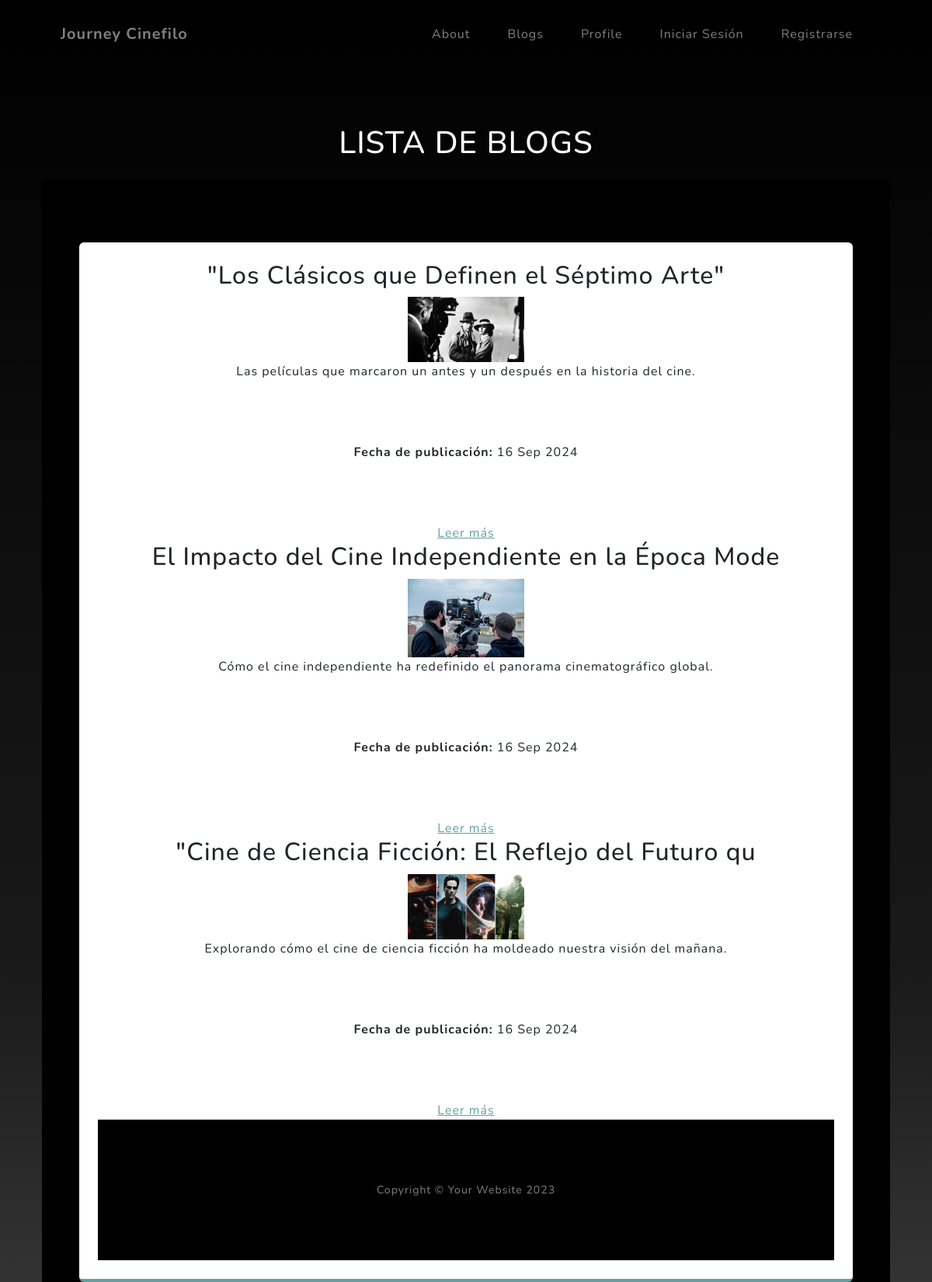
The app's page /blogs/ with its own data.
### Miaplicacion/models.py (models this page shows, shortened)
class Blog(models.Model):
    titulo = models.CharField(max_length=50)
    subtitulo = models.CharField(max_length=200, blank=True)
    cuerpo = models.TextField()
    imagen = models.ImageField(upload_to='imagenes/', blank=True, null=True)
    autor = models.ForeignKey(User, on_delete=models.CASCADE)
    fecha = models.DateTimeField(default=timezone.now)

### Miaplicacion/views.py (the view)
# urls.py: path('', BlogListView.as_view(), name='blog_list'),  # Listar blogs en /blogs/
class BlogListView(ListView):
    model = Blog
    template_name = 'Miaplicacion/blog_list.html'
    context_object_name = 'blogs'
    paginate_by = 5

### Miaplicacion/templates/miaplicacion/blog_list.html (shortened to what this page needs)
<!DOCTYPE html>
<html lang="en">
<head>
</head>
<body>
    {% extends 'miaplicacion/padre.html' %}
    {% load static %}
    {% block contenidoQueCambia %}
    <section class="about-section text-center" id="about">
      <div class="container px-4 px-lg-5">
          <div class="row gx-4 gx-lg-5 justify-content-center">
                  <h1 class="text-white mb-4">LISTA DE BLOGS</h1>
                    <section class="contact-section bg-black">
                      <div class="container px-4 px-lg-5">
                          <div class="row gx-4 gx-lg-5">
                                  <div class="card py-4 h-100">
      <div>
        {% for blog in blogs %}
          <div>
            <h2>{{ blog.titulo }}</h2>
            {% if blog.imagen %}
              <img src="{{ blog.imagen.url }}" alt="Imagen de {{ blog.titulo }}" style="width: 150px; height: auto;">
            {% endif %}
            <p>{{ blog.subtitulo }}</p>
            <p><strong>Fecha de publicación:</strong> {{ blog.fecha|date:"d M Y" }}</p>
            <a href="{% url 'blog_detail' blog.pk %}">Leer más</a>
          </div>
        {% empty %}
          <p>No hay blogs aún.</p>
       {% endfor %}
    </div>
    {% endblock %}

### Miaplicacion/templates/miaplicacion/padre.html (shortened to what this page needs)
{% load static %}
<!DOCTYPE html>
<html lang="en">
    <head>
        <link href="{% static 'miaplicacion/css/styles.css' %}" rel="stylesheet">
    </head>
    <body id="page-top">
        <nav class="navbar navbar-expand-lg navbar-light fixed-top" id="mainNav">
            <div class="container px-4 px-lg-5">
                <a class="navbar-brand" href="{% url 'index' %}">Journey Cinefilo</a>
                <div class="collapse navbar-collapse" id="navbarResponsive">
                    <ul class="navbar-nav ms-auto">
                        <li class="nav-item"><a class="nav-link" href="{% url 'about' %}">About</a></li>
                        <li class="nav-item"><a class="nav-link" href="{% url 'blog_list' %}">Blogs</a></li>
                        <li class="nav-item"><a class="nav-link" href="{% url 'profile' %}">Profile</a></li>
                        <li class="nav-item"><a class="nav-link" href="{% url 'login' %}">Iniciar Sesión</a></li>
                        <li class="nav-item"><a class="nav-link" href="{% url 'register' %}">Registrarse</a></li>
                    </ul>
                </div>
            </div>
        </nav>
        {% block contenidoQueCambia %}{% endblock %}
        <footer class="footer bg-black small text-center text-white-50"><div class="container px-4 px-lg-5">Copyright &copy; Your Website 2023</div></footer>
    </body>
</html>

### records on screen
Blog: titulo "\"Los Clásicos que Definen el Séptimo Arte\"", imagen (picture), subtitulo "Las películas que marcaron un antes y un después en la historia del cine.", fecha "16 Sep 2024"
Blog: titulo "El Impacto del Cine Independiente en la Época Mode", imagen (picture), subtitulo "Cómo el cine independiente ha redefinido el panorama cinematográfico global.", fecha "16 Sep 2024"
Blog: titulo "\"Cine de Ciencia Ficción: El Reflejo del Futuro qu", imagen (picture), subtitulo "Explorando cómo el cine de ciencia ficción ha moldeado nuestra visión del mañana.", fecha "16 Sep 2024"
